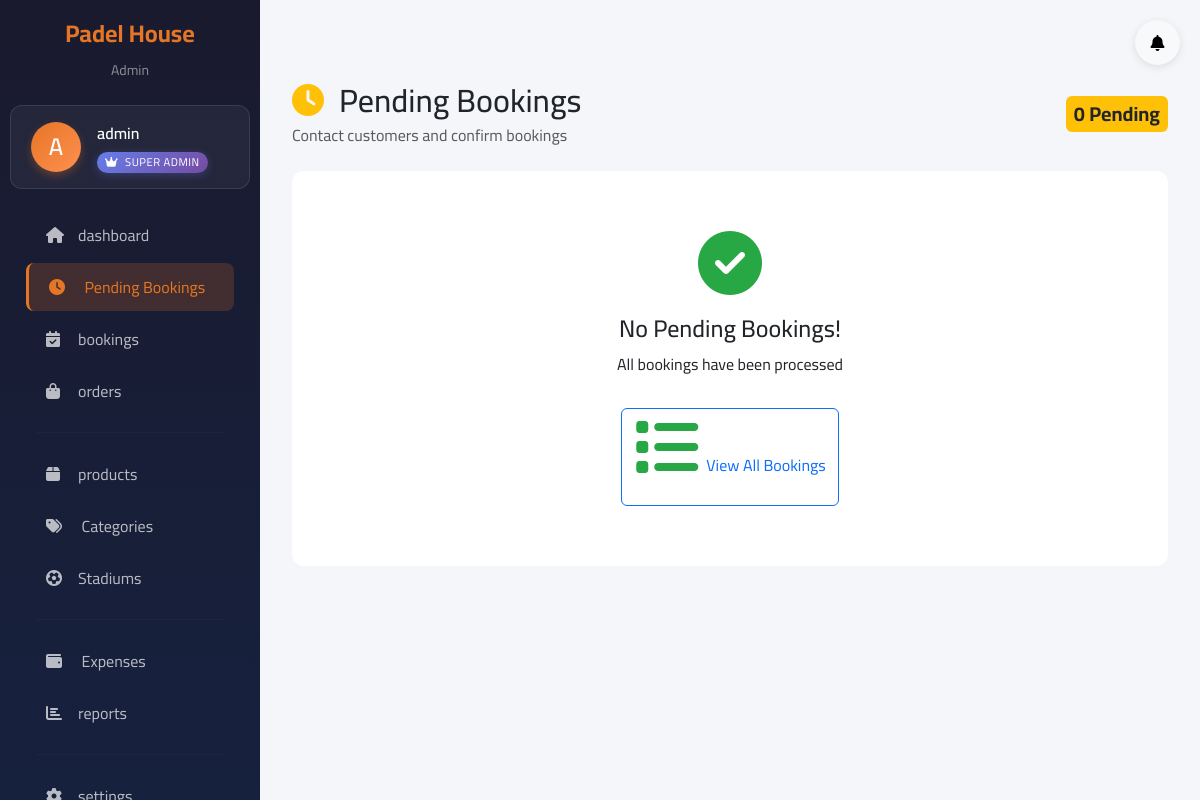
Page /admin/pending-bookings (signed in) on the committed database.
### app/models/settings.py (models this page shows, shortened)
class Settings(db.Model):
    __tablename__ = 'settings'
    id = db.Column(db.Integer, primary_key=True)
    opening_hour = db.Column(db.Integer, default=12)
    closing_hour = db.Column(db.Integer, default=4)
    price_per_hour = db.Column(db.Integer, default=40000)
    discount_percentage = db.Column(db.Integer, default=25)
    discount_amount = db.Column(db.Integer, default=10000)
    discount_start_hour = db.Column(db.Integer, default=12)
    discount_end_hour = db.Column(db.Integer, default=16)
    site_name = db.Column(db.String(100), default='Padel House')
    phone = db.Column(db.String(20))
    email = db.Column(db.String(100))
    address = db.Column(db.Text)
    facebook_url = db.Column(db.String(200))
    instagram_url = db.Column(db.String(200))
    twitter_url = db.Column(db.String(200))
    created_at = db.Column(db.DateTime, default=datetime.utcnow)
    updated_at = db.Column(db.DateTime, default=datetime.utcnow, onupdate=datetime.utcnow)

### app/models/user.py (models this page shows, shortened)
class User(db.Model, UserMixin):
    __tablename__ = 'user'
    ROLE_SUPER_ADMIN = "super_admin"
    ROLE_ADMIN = "admin"
    id = db.Column(db.Integer, primary_key=True)
    username = db.Column(db.String(80), unique=True, nullable=False, index=True)
    email = db.Column(db.String(120), unique=True, nullable=False, index=True)
    password_hash = db.Column(db.String(255), nullable=False)
    role = db.Column(db.String(20), default=ROLE_ADMIN, nullable=False)
    is_admin = db.Column(db.Boolean, default=False)
    is_active = db.Column(db.Boolean, default=True)
    can_manage_bookings = db.Column(db.Boolean, default=True)
    can_manage_products = db.Column(db.Boolean, default=True)
    can_manage_orders = db.Column(db.Boolean, default=True)
    can_manage_stadiums = db.Column(db.Boolean, default=False)
    can_manage_settings = db.Column(db.Boolean, default=False)
    can_view_reports = db.Column(db.Boolean, default=False)
    can_access_dashboard = db.Column(db.Boolean, default=False)  # ✅ NEW: Dashboard access permission
    created_at = db.Column(db.DateTime, default=datetime.utcnow)

### app/routes/admin.py (the view)
@admin_bp.route('/pending-bookings')
@login_required
@permission_required('can_manage_bookings')
def pending_bookings():
    bookings = Booking.query.filter_by(status='pending').order_by(Booking.created_at.desc()).all()
    stadiums = Stadium.query.all()
    return render_template('admin/pending_bookings.html', bookings=bookings, stadiums=stadiums)

### app/routes/admin.py (called while the page is built)
def permission_required(permission_attr: str):
    def decorator(f):
        @wraps(f)
        def wrapper(*args, **kwargs):
            if not current_user.is_authenticated:
                return redirect(url_for('auth.login'))
            if getattr(current_user, "role", None) == "super_admin":
                return f(*args, **kwargs)
            if not getattr(current_user, permission_attr, False):
                flash("غير مصرح لك", "danger")
                return redirect(url_for('admin.dashboard'))
            return f(*args, **kwargs)
        return wrapper
    return decorator

@admin_bp.app_context_processor
def inject_pending_count():
    if current_user.is_authenticated:
        pending_bookings_count = Booking.query.filter_by(status='pending').count()
        return {'pending_bookings_count': pending_bookings_count}
    return {'pending_bookings_count': 0}

@admin_bp.app_context_processor
def inject_pending_orders_count():
    if current_user.is_authenticated:
        pending_orders_count = Order.query.filter_by(status='pending').count()
        return {'pending_orders_count': pending_orders_count}
    return {'pending_orders_count': 0}

### app/translations.py (called while the page is built)
def get_translation(key, lang='en'):
    return TRANSLATIONS.get(lang, {}).get(key, key)

### app/templates/admin/pending_bookings.html (shortened to what this page needs)
{% extends "admin/base_admin.html" %}
{% block content %}
<div class="container-fluid">
    <div class="d-flex justify-content-between align-items-center mb-4">
        <div>
            <h2 class="mb-1">
                <i class="fas fa-clock text-warning me-2"></i>
                {% if current_lang == 'ku' %}حجزە هەڵپەسێردراوەکان{% elif current_lang == 'ar' %}الحجوزات المعلقة{% else %}Pending Bookings{% endif %}
            </h2>
            <p class="text-muted mb-0">
                {% if current_lang == 'ar' %}تواصل مع العملاء وقم بتأكيد الحجوزات{% else %}Contact customers and confirm bookings{% endif %}
            </p>
        </div>
        <span class="badge bg-warning text-dark fs-5 p-2">{{ bookings|length }} {% if current_lang == 'ar' %}قيد الانتظار{% else %}Pending{% endif %}</span>
    </div>
    {% if bookings %}
    <div class="bookings-list">
        {% for booking in bookings %}
        <div class="booking-card" id="booking-{{ booking.id }}">
            <div class="row align-items-center">
                <div class="col-md-4">
                    <h5 class="mb-1"><i class="fas fa-user me-2 text-secondary"></i>{{ booking.customer_name }}</h5>
                    <div class="customer-phone">
                        <i class="fas fa-phone me-2"></i>
                        <a href="tel:{{ booking.customer_phone }}">{{ booking.customer_phone }}</a>
                    </div>
                    {% if booking.customer_email %}
                    <small class="text-muted"><i class="fas fa-envelope me-1"></i>{{ booking.customer_email }}</small>
                    {% endif %}
                    <div class="time-ago mt-2">
                        <i class="fas fa-clock me-1"></i>{{ booking.created_at.strftime('%Y-%m-%d %H:%M') }}
                    </div>
                </div>
                <div class="col-md-5">
                    <div class="booking-info">
                        <div class="info-item">
                            <label>{% if current_lang == 'ar' %}الملعب{% else %}Stadium{% endif %}</label>
                            <span><i class="fas fa-futbol me-1 text-primary"></i>{{ booking.stadium.name }}</span>
                        </div>
                        <div class="info-item">
                            <label>{% if current_lang == 'ar' %}التاريخ{% else %}Date{% endif %}</label>
                            <span><i class="fas fa-calendar me-1 text-success"></i>{{ booking.date.strftime('%Y-%m-%d') }}</span>
                        </div>
                        <div class="info-item">
                            <label>{% if current_lang == 'ar' %}الوقت{% else %}Time{% endif %}</label>
                            <span><i class="fas fa-clock me-1 text-info"></i>{{ booking.start_time.strftime('%H:%M') }} - {{ booking.end_time.strftime('%H:%M') }}</span>
                        </div>
                        <div class="info-item">
                            <label>{% if current_lang == 'ar' %}السعر{% else %}Price{% endif %}</label>
                            <span class="price-tag">
                                {% if booking.discount_percentage > 0 %}<span class="discount-badge">-{{ booking.discount_percentage }}%</span>{% endif %}
                                {{ "{:,.0f}".format(booking.final_price) }} IQD
                            </span>
                        </div>
                    </div>
                </div>
                <div class="col-md-3">
                    <div class="action-buttons flex-column">
                        <a href="tel:{{ booking.customer_phone }}" class="btn btn-call w-100 mb-2">
                            <i class="fas fa-phone me-2"></i>{% if current_lang == 'ar' %}اتصال{% else %}Call{% endif %}
                        </a>
                        <button class="btn btn-approve w-100 mb-2" onclick="approveBooking({{ booking.id }})">
                            <i class="fas fa-check me-2"></i>{% if current_lang == 'ar' %}قبول{% else %}Approve{% endif %}
                        </button>
                        <button class="btn btn-reject w-100" onclick="showRejectModal({{ booking.id }})">
                            <i class="fas fa-times me-2"></i>{% if current_lang == 'ar' %}رفض{% else %}Reject{% endif %}
                        </button>
                    </div>
                </div>
            </div>
        </div>
        {% endfor %}
    </div>
    {% else %}
    <div class="empty-state">
        <i class="fas fa-check-circle"></i>
        <h4>{% if current_lang == 'ar' %}لا توجد حجوزات معلقة!{% else %}No Pending Bookings!{% endif %}</h4>
        <p>{% if current_lang == 'ar' %}جميع الحجوزات تمت معالجتها{% else %}All bookings have been processed{% endif %}</p>
        <a href="{{ url_for('admin.manage_bookings') }}" class="btn btn-outline-primary mt-3">
            <i class="fas fa-list me-2"></i>{% if current_lang == 'ar' %}عرض كل الحجوزات{% else %}View All Bookings{% endif %}
        </a>
    </div>
    {% endif %}
</div>
{% endblock %}

### app/templates/admin/base_admin.html (shortened to what this page needs)
<!DOCTYPE html>
<html lang="{{ current_lang }}" dir="{{ 'rtl' if is_rtl else 'ltr' }}">
<head>
    {% if is_rtl %}
    <link href="https://cdn.jsdelivr.net/npm/bootstrap@5.3.2/dist/css/bootstrap.rtl.min.css" rel="stylesheet">
    {% else %}
    <link href="https://cdn.jsdelivr.net/npm/bootstrap@5.3.2/dist/css/bootstrap.min.css" rel="stylesheet">
    {% endif %}
    <link rel="stylesheet" href="https://cdnjs.cloudflare.com/ajax/libs/font-awesome/6.4.2/css/all.min.css">
</head>
<body>
<aside class="sidebar">
    <div class="text-center mb-4">
        <h4 style="color: var(--primary-color); font-weight: 700;">{{ t('site_name') }}</h4>
        <small class="text-white-50">{{ t('admin') }}</small>
    </div>
    <div class="user-profile">
        <div class="d-flex align-items-center">
            <div class="user-avatar me-3">
                {{ current_user.username[0].upper() }}
            </div>
            <div class="user-info flex-grow-1">
                <div class="user-name">{{ current_user.username }}</div>
                <div class="user-role">
                    {% if current_user.role == 'super_admin' %}
                        <span class="role-badge role-super-admin">
                            <i class="fas fa-crown me-1"></i>
                            {% if current_lang == 'ku' %}بەڕێوەبەری سەرەکی
                            {% elif current_lang == 'ar' %}مدير عام
                            {% else %}SUPER ADMIN{% endif %}
                        </span>
                    {% endif %}
                </div>
            </div>
        </div>
    </div>
    <ul class="nav flex-column px-3">
        {% if current_user.role == 'super_admin' or current_user.can_access_dashboard %}
        <li class="nav-item">
            <a href="{{ url_for('admin.dashboard') }}"
               class="nav-link {% if request.endpoint == 'admin.dashboard' %}active{% endif %}">
                <span><i class="fas fa-home me-2"></i>{{ t('dashboard') }}</span>
            </a>
        </li>
        {% endif %}
        {% if current_user.role == 'super_admin' or current_user.can_manage_bookings %}
        <li class="nav-item">
            <a href="{{ url_for('admin.pending_bookings') }}"
               class="nav-link {% if 'pending' in request.endpoint %}active{% endif %}"
               style="{% if pending_bookings_count > 0 %}background: rgba(255,193,7,0.2); border-{% if is_rtl %}right{% else %}left{% endif %}: 3px solid #ffc107;{% endif %}">
                <span>
                    <i class="fas fa-clock me-2"></i>
                    {% if current_lang == 'ku' %}حجزە هەڵپەسێردراوەکان
                    {% elif current_lang == 'ar' %}الحجوزات المعلقة
                    {% else %}Pending Bookings{% endif %}
                </span>
            </a>
        </li>
        {% endif %}
        {% if current_user.role == 'super_admin' or current_user.can_manage_bookings %}
        <li class="nav-item">
            <a href="{{ url_for('admin.manage_bookings') }}"
               class="nav-link {% if request.endpoint == 'admin.manage_bookings' %}active{% endif %}">
                <span><i class="fas fa-calendar-check me-2"></i>{{ t('bookings') }}</span>
            </a>
        </li>
        {% endif %}
        {% if current_user.role == 'super_admin' or current_user.can_manage_orders %}
        <li class="nav-item">
            <a href="{{ url_for('admin.manage_orders') }}"
               class="nav-link {% if 'order' in request.endpoint and 'orders' in request.endpoint %}active{% endif %}">
                <span><i class="fas fa-shopping-bag me-2"></i>{{ t('orders') }}</span>
            </a>
        </li>
        {% endif %}
        <hr>
        {% if current_user.role == 'super_admin' or current_user.can_manage_products %}
        <li class="nav-item">
            <a href="{{ url_for('admin.manage_products') }}"
               class="nav-link {% if 'product' in request.endpoint %}active{% endif %}">
                <span><i class="fas fa-box me-2"></i>{{ t('products') }}</span>
            </a>
        </li>
        <li class="nav-item">
            <a href="{{ url_for('admin.manage_categories') }}"
               class="nav-link {% if 'categor' in request.endpoint %}active{% endif %}">
                <span>
                    <i class="fas fa-tags me-2"></i>
                    {% if current_lang == 'ku' %}جۆرەکان
                    {% elif current_lang == 'ar' %}التصنيفات
                    {% else %}Categories{% endif %}
                </span>
            </a>
        </li>
        {% endif %}
        {% if current_user.role == 'super_admin' or current_user.can_manage_stadiums %}
        <li class="nav-item">
            <a href="{{ url_for('admin.manage_stadiums') }}"
               class="nav-link {% if 'stadium' in request.endpoint %}active{% endif %}">
                <span><i class="fas fa-futbol me-2"></i>{{ t('stadiums') }}</span>
            </a>
        </li>
        {% endif %}
        <hr>
        {% if current_user.role == 'super_admin' or current_user.can_view_reports %}
        <li class="nav-item">
            <a href="{{ url_for('admin.manage_expenses') }}"
               class="nav-link {% if 'expense' in request.endpoint %}active{% endif %}">
                <span>
                    <i class="fas fa-wallet me-2"></i>
                    {% if current_lang == 'ku' %}خەرجییەکان
                    {% elif current_lang == 'ar' %}المصاريف
                    {% else %}Expenses{% endif %}
                </span>
            </a>
        </li>
        <li class="nav-item">
            <a href="{{ url_for('admin.reports') }}"
               class="nav-link {% if 'report' in request.endpoint %}active{% endif %}">
                <span><i class="fas fa-chart-bar me-2"></i>{{ t('reports') }}</span>
            </a>
        </li>
        {% endif %}
        <hr>
        {% if current_user.role == 'super_admin' or current_user.can_manage_settings %}
        <li class="nav-item">
            <a href="{{ url_for('admin.manage_settings') }}"
               class="nav-link {% if 'setting' in request.endpoint %}active{% endif %}">
                <span><i class="fas fa-cog me-2"></i>{{ t('settings') }}</span>
            </a>
        </li>
        {% endif %}
    </ul>
</aside>
<div class="main-content">
    <div class="d-flex justify-content-end mb-3">
        <div class="dropdown notification-bell">
            <button class="btn btn-light position-relative"
                    data-bs-toggle="dropdown"
                    aria-expanded="false"
                    title="{% if current_lang == 'ku' %}ئاگادارییەکان{% elif current_lang == 'ar' %}الإشعارات{% else %}Notifications{% endif %}">
                <i class="fas fa-bell"></i>
            </button>
        </div>
    </div>
    {% block content %}{% endblock %}
</div>
</body>
</html>

### app/templates/admin/pending_bookings.html (style rules this page uses)
.empty-state { text-align: center; padding: 60px 20px; background: #fff; border-radius: 12px; }
.empty-state i { font-size: 4rem; color: #28a745; margin-bottom: 20px; }

### rows in the picture
Settings: site_name "Padel House"
User: username "Admin", username "A", username "admin"

### other values in the picture
{{ t('dashboard') }} "dashboard"
{{ t('bookings') }} "bookings"
{{ t('orders') }} "orders"
{{ t('products') }} "products"
{{ t('stadiums') }} "Stadiums"
{{ t('reports') }} "reports"
{{ bookings|length }} "0"
